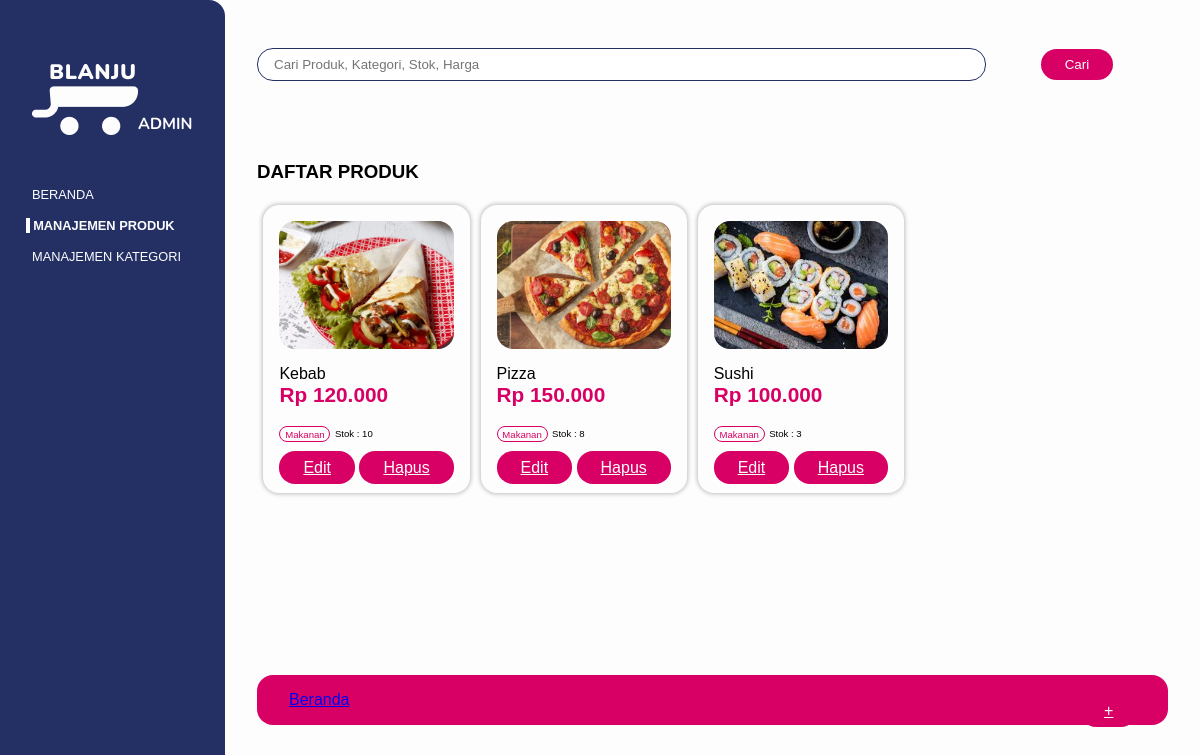
/modul-5_praktikan/app/admin/produk_kategori.php?kat=1, run on the app's committed database.
### tables this page shows
CREATE TABLE `products` (
  `kodeProduk` int(11) NOT NULL,
  `kodeKategori` int(11) NOT NULL,
  `namaProduk` varchar(100) NOT NULL,
  `gambarProduk` varchar(255) NOT NULL,
  `hargaProduk` int(11) NOT NULL,
  `stokProduk` int(11) NOT NULL,
  `created_at` timestamp NOT NULL DEFAULT current_timestamp() ON UPDATE current_timestamp(),
  `updated_at` timestamp NULL DEFAULT NULL
);

CREATE TABLE `categories` (
  `kodeKategori` int(11) NOT NULL,
  `namaKategori` varchar(100) NOT NULL
);

### modul-5_praktikan/app/database.php (called while the page is built, shortened)
<?php
function getAllDataProductsWithDetailsByCategory($kodeKat)
{
	try{
		$statement = DB->prepare("SELECT * FROM products JOIN categories ON categories.kodeKategori = products.kodeKategori WHERE products.kodeKategori = :kodeKat");
		$statement->bindValue(':kodeKat',$kodeKat);
		$statement->execute();
		return $statement->fetchAll(PDO::FETCH_ASSOC);
	}
	catch(PDOException $err){
		echo $err->getMessage();
	}
}
?>

### modul-5_praktikan/app/admin/produk_kategori.php (the view, shortened to what this page needs)
<?php require_once("templates/header.php"); ?>
<?php
    $products = getAllDataProductsWithDetailsByCategory($_GET["kat"]);
?>
    <section id="content-header">
        <form action="" method="post">
            <div class="content-header-container">
                <div class="input-form">
                    <input type="text" placeholder="Cari Produk, Kategori, Stok, Harga">
                </div>
                <div class="input-button">
                    <button type="submit" class="primary-btn">Cari</button>
                </div>
            </div>
        </form>
    </section>
    <section id="content-main">
        <div class="content-main-container">
            <div class="add-product">
                <a class="primary-btn" href="tambah_produk.php">+</a>
            </div>
            <h1>DAFTAR PRODUK</h1>
            <div class="list-products">
                <?php foreach ($products as $product) : ?>
                <div class="card-product">
                    <div class="card-product-container">
                        <div class="card-product-image" style="background-image:url(<?= BASEURL ?>/assets/images/products/<?=$product["gambarProduk"]?>); background-size:cover;background-position:center;">
                        </div>
                        <div class="card-product-title">
                            <?= ucwords($product["namaProduk"])?>
                        </div>
                        <div class="card-product-price">
                            <?= "Rp " . number_format($product["hargaProduk"], 0, ',', '.');?>
                        </div>
                        <div class="card-product-info">
                            <span class="card-product-category"><?=ucwords($product["namaKategori"])?></span>
                            <span class="card-product-stock">Stok : <?=$product["stokProduk"]?></span>
                        </div>
                        <br>
                        <div>
                            <a href="edit_produk.php?pro=<?= $product["kodeProduk"]?>" class="primary-btn">Edit</a>
                            <a href="hapus_data_produk.php?pro=<?= $product["kodeProduk"]?>" class="primary-btn">Hapus</a>
                        </div>
                    </div>
                </div>
                <?php endforeach; ?>
            </div>
        </div>
    </section>
<?php require_once("templates/footer.php"); ?>

### modul-5_praktikan/assets/css/base.css (style rules this page uses)
* { margin:0 auto; font-family: sans-serif; }
.primary-btn { background-color: #D80064; color: #FDFDFD; padding:0.5rem 1.5rem; outline: none; border-radius: 1rem; border: none; }
.input-form { margin:1rem 0; }
.input-form input { border: #243064 solid 1px; padding:0.5rem 1rem; border-radius: 1rem; box-sizing: border-box; }
.card-product { display: inline-block; box-shadow: 0px 0px 4px 1px rgba(0, 0, 0, 0.25); border-radius: 1rem; min-width:17vw; }
.card-product-container { padding: 1rem; }
.card-product-image { width: 100%; height:8rem; border-radius: 1rem; }
.card-product-title { margin-top:1rem; font-size: 1rem; }
.card-product-price { font-size: 1.3rem; font-weight: bold; color: #D80064; }
.card-product-info { display: flexbox; margin-top:1rem; justify-content: space-between; align-items: center; }
.card-product-category { font-size: 0.6rem; border-radius: 1rem; border: #D80064 1px solid; color:#D80064; padding:0.1rem 0.3rem; }
.card-product-stock { font-size: 0.6rem; }

### modul-5_praktikan/assets/css/admin.css (style rules this page uses)
#content-header { margin-bottom: 4rem; }
.content-header-container { display: flex; justify-content: space-between; align-items: center; }
.content-header-container .input-form { width:80%; }
.content-header-container .input-form input { width:100%; }
#content-main { position: relative; }
.add-product { position: fixed; bottom:10%; left: 90%; box-shadow: 10px 10px 29px -12px rgba(0,0,0,0.75); -webkit-box-shadow: 10px 10px 29px -12px rgba(0,0,0,0.75); -moz-box-shadow: 10px 10px 29px -12px rgba(0,0,0,0.75); }
.list-products { margin:1rem 0; }
.list-products .card-product { margin:0.4rem 0 0.4rem 0.4rem; }

### data on the page
products: gambarProduk (picture), namaProduk "Kebab", hargaProduk "120.000", kodeKategori.namaKategori "Makanan", stokProduk "10"
products: gambarProduk (picture), namaProduk "Pizza", hargaProduk "150.000", kodeKategori.namaKategori "Makanan", stokProduk "8"
products: gambarProduk (picture), namaProduk "Sushi", hargaProduk "100.000", kodeKategori.namaKategori "Makanan", stokProduk "3"
